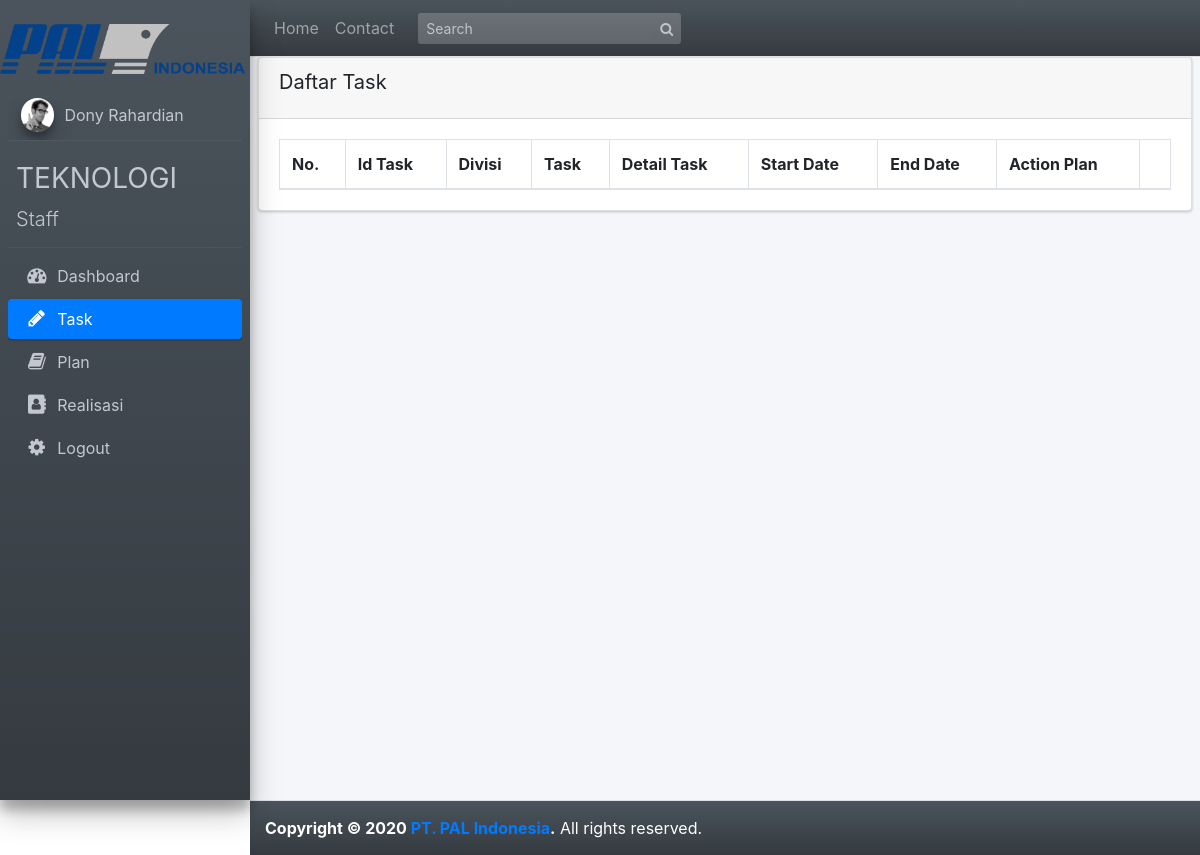
Before: /pages/user_2/index.php?task (signed in) with the older database file.
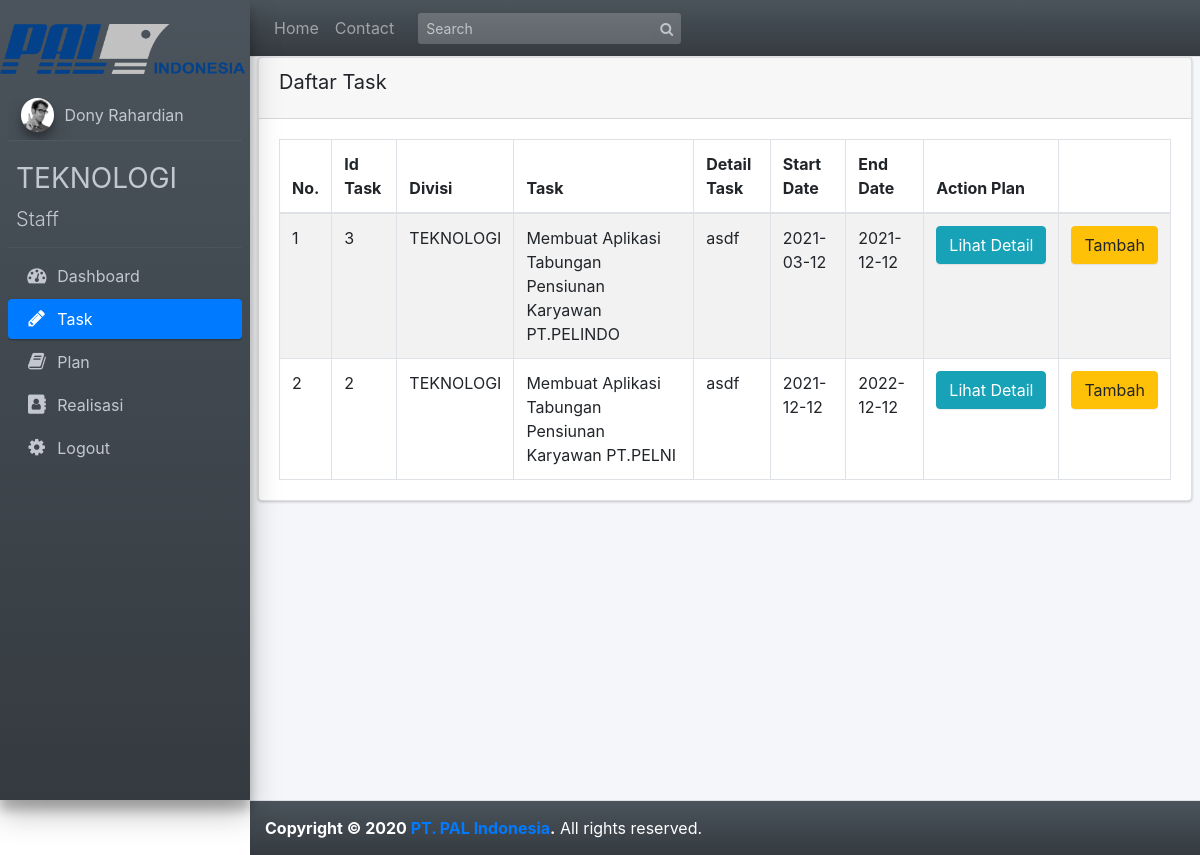
After: the same page with the newer database file.
### tables this page shows
CREATE TABLE `tabel_pj` (
  `id_task` int(11) NOT NULL,
  `nip` int(11) NOT NULL
);

CREATE TABLE `tabel_task` (
  `id_task` int(11) NOT NULL,
  `divisi` varchar(255) NOT NULL,
  `task` varchar(255) NOT NULL,
  `detail_task` varchar(255) NOT NULL,
  `start_date` date NOT NULL,
  `end_date` date NOT NULL,
  `status` int(1) NOT NULL
);

### pages/user_2/tabel_task.php (the view, shortened to what this page needs)
<?php
  $no=1;
  $connect = mysqli_connect("localhost", "root", "", "magang_pal");
  $query = "SELECT * FROM tabel_task
            INNER JOIN tabel_pj
            ON tabel_task.id_task = tabel_pj.id_task
            WHERE tabel_pj.nip='$_SESSION[nip]' AND tabel_task.status='0'
            ORDER BY tabel_task.id_task DESC";
  $result = mysqli_query($connect, $query);
?>
<head>
  <link rel="stylesheet" href="https://maxcdn.bootstrapcdn.com/font-awesome/4.4.0/css/font-awesome.min.css">
  <link rel="stylesheet" href="https://code.ionicframework.com/ionicons/2.0.1/css/ionicons.min.css">
  <link rel="stylesheet" href="../../plugins/datatables/dataTables.bootstrap4.min.css">
  <link rel="stylesheet" href="../../dist/css/adminlte.min.css">
  <link rel="stylesheet" href="https://cdnjs.cloudflare.com/ajax/libs/twitter-bootstrap/4.5.2/css/bootstrap.css">
  <link rel="stylesheet" href="https://cdn.datatables.net/1.10.23/css/dataTables.bootstrap4.min.css">
</head>
<body>
  <div class="card">
    <div class="card-header">
        <h3 class="card-title">Daftar Task</h3>
    </div>
      <div class="card-body">
          <table id="tabel_task" class="table table-striped table-bordered" style="width:100%">
                  <thead>
                  <tr>
                      <th >No.</th>
                      <th  >Id Task</th>
                      <th >Divisi</th>
                      <th >Task</th>
                      <th >Detail Task</th>
                      <th >Start Date</th>
                      <th >End Date</th>
                      <th >Action Plan</th>
                      <th></th>
                    </tr>
                  </thead>
                <tbody>
                <?php
                    while($row = mysqli_fetch_array($result))
                    {
                  ?>
                    <tr>
                      <td><?php echo $no ?></td>
                      <td><?php echo $row['id_task'] ?></td>
                      <td><?php echo $row['divisi'] ?></td>
                      <td><?php echo $row['task'] ?></td>
                      <td><?php echo $row['detail_task'] ?></td>
                      <td><?php echo $row['start_date'] ?></td>
                      <td><?php echo $row['end_date']?></td>
                      <td>
                        <input type="button" name="view" value="Lihat Detail" id="<?php echo $row["id_task"]; ?>" class="btn btn-info btn-xs view_data" />
                      </td>
                      <td>
                        <input type="button" name="add" value="Tambah" id="<?php echo $row["id_task"]; ?>" class="btn btn-warning btn-xs tambah_data" />
                      </td>
                    </tr>
                    <?php $no++;
                    }
                  ?>
                  </tbody>
          </table>
      </div>
  </div>
</body>

Changed rows visible on the page:
added tabel_pj: id_task "3", id_task.divisi "TEKNOLOGI", id_task.task "Membuat Aplikasi Tabungan Pensiunan Karyawan PT.PELINDO", id_task.detail_task "asdf", id_task.start_date "2021-03-12", id_task.end_date "2021-12-12"
added tabel_pj: id_task "2", id_task.divisi "TEKNOLOGI", id_task.task "Membuat Aplikasi Tabungan Pensiunan Karyawan PT.PELNI", id_task.detail_task "asdf", id_task.start_date "2021-12-12", id_task.end_date "2022-12-12"
